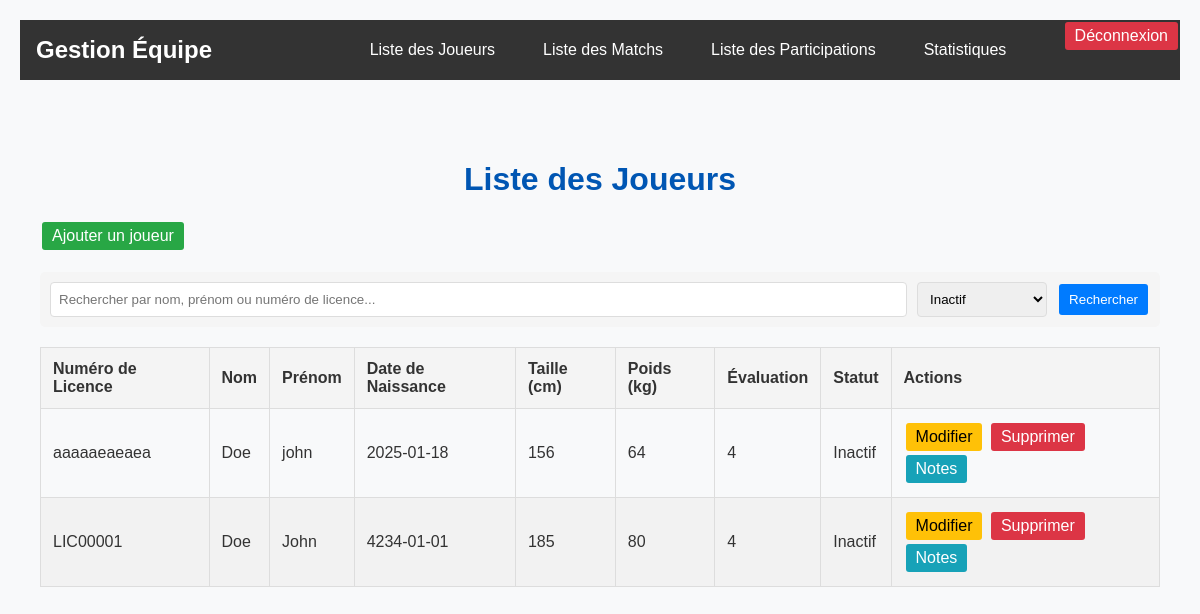
The app's page /vue/listeJoueurs.php?statut=Inactif with its own data.
### tables this page shows
CREATE TABLE `joueur` (
  `numero_de_licence` varchar(50) NOT NULL,
  `nom` varchar(50) DEFAULT NULL,
  `prenom` varchar(50) DEFAULT NULL,
  `date_naissance` date DEFAULT NULL,
  `taille` decimal(15,0) DEFAULT NULL,
  `poids` decimal(15,0) DEFAULT NULL,
  `evaluation` decimal(1,0) DEFAULT NULL,
  `statut` varchar(8) DEFAULT NULL
);

### controleur/joueurControleur.php (called while the page is built, shortened)
<?php
require_once '../modele/joueurModel.php';
function afficherListeJoueurs() {
    $search = isset($_GET['search']) ? htmlspecialchars($_GET['search']) : '';
    $statut = isset($_GET['statut']) ? htmlspecialchars($_GET['statut']) : '';
    return getJoueurs($search, $statut);
}
?>

### modele/joueurModel.php (called while the page is built, shortened)
<?php
require_once '../config/bd.php';
function getJoueurs($search = '', $statut = '') {
    global $linkpdo;
    try {
        $sql = "SELECT DISTINCT j.* FROM joueur j WHERE 1=1";
        $params = [];
        if (!empty($statut)) {
            $sql .= " AND j.statut = :statut";
            $params[':statut'] = $statut;
        }
        $sql .= " ORDER BY j.nom, j.prenom";
        $requete = $linkpdo->prepare($sql);
        $requete->execute($params);
        return $requete->fetchAll(PDO::FETCH_ASSOC);
    } catch (PDOException $e) {
        error_log($e->getMessage());
        return [];
    }
}
?>

### vue/listeJoueurs.php (the view, shortened to what this page needs)
<?php
require_once '../controleur/joueurControleur.php';
$joueurs = afficherListeJoueurs();
$search = isset($_GET['search']) ? htmlspecialchars($_GET['search']) : '';
$statut = isset($_GET['statut']) ? htmlspecialchars($_GET['statut']) : '';
include "header.php";
?>
<!DOCTYPE html>
<html lang="fr">
<head>
    <link rel="stylesheet" href="./css/style.css">
</head>
<body>
    <div class="container">
        <h1>Liste des Joueurs</h1>
        <div style="margin: 20px 0;">
            <a href="ajouterJoueur.php" class="button" style="background: #28a745; color: white;">Ajouter un joueur</a>
        </div>
        <div class="search-box">
            <form method="GET" action="">
                <input
                    type="text"
                    name="search"
                    placeholder="Rechercher par nom, prénom ou numéro de licence..."
                    value="<?php echo $search; ?>"
                >
                <select name="statut">
                    <option value="Inactif" <?php echo $statut === 'Inactif' ? 'selected' : ''; ?>>Inactif</option>
                </select>
                <button type="submit" class="button search-btn">Rechercher</button>
            </form>
        </div>
        <table>
            <thead>
                <tr>
                    <th>Numéro de Licence</th>
                    <th>Nom</th>
                    <th>Prénom</th>
                    <th>Date de Naissance</th>
                    <th>Taille (cm)</th>
                    <th>Poids (kg)</th>
                    <th>Évaluation</th>
                    <th>Statut</th>
                    <th>Actions</th>
                </tr>
            </thead>
            <tbody>
                <?php if ($joueurs): ?>
                    <?php foreach ($joueurs as $joueur): ?>
                        <tr>
                            <td><?php echo htmlspecialchars($joueur['numero_de_licence']); ?></td>
                            <td><?php echo htmlspecialchars($joueur['nom']); ?></td>
                            <td><?php echo htmlspecialchars($joueur['prenom']); ?></td>
                            <td><?php echo htmlspecialchars($joueur['date_naissance']); ?></td>
                            <td><?php echo htmlspecialchars($joueur['taille']); ?></td>
                            <td><?php echo htmlspecialchars($joueur['poids']); ?></td>
                            <td><?php echo htmlspecialchars($joueur['evaluation']); ?></td>
                            <td><?php echo htmlspecialchars($joueur['statut']); ?></td>
                            <td>
                                <a href="modifierJoueur.php?id=<?php echo urlencode($joueur['numero_de_licence']); ?>"
                                   class="button edit-btn">Modifier</a>
                                <a href="supprimerJoueur.php?id=<?php echo urlencode($joueur['numero_de_licence']); ?>"
                                   class="button delete-btn"
                                   onclick="return confirm('Êtes-vous sûr de vouloir supprimer ce joueur ?');">Supprimer</a>
                                <a href="voirNotes.php?id=<?php echo urlencode($joueur['numero_de_licence']); ?>"
                                   class="button note-btn" style="background: #17a2b8; color: white;">Notes</a>
                            </td>
                        </tr>
                    <?php endforeach; ?>
                <?php else: ?>
                    <tr>
                        <td colspan="9">Aucun joueur trouvé</td>
                    </tr>
                <?php endif; ?>
            </tbody>
        </table>
    </div>
</body>
</html>

### vue/css/style.css (style rules this page uses)
body { font-family: Arial, sans-serif; margin: 20px; padding: 0; background-color: #f8f9fa; color: #333; }
h1 { text-align: center; color: #0056b3; }
table { width: 100%; border-collapse: collapse; margin-top: 20px; }
th, td { border: 1px solid #ddd; padding: 8px; text-align: left; }
th { background-color: #f4f4f4; color: #333; font-weight: bold; }
tr:nth-child(even) { background-color: #f2f2f2; }
.container { padding: 20px; max-width: 1200px; margin: 0 auto; }
.button { padding: 0.5rem 1rem; border-radius: 4px; text-decoration: none; border: none; cursor: pointer; transition: background-color 0.3s; }
.search-btn { background: #007bff; color: white; }
th, td { padding: 12px; text-align: left; border-bottom: 1px solid #ddd; }
th { background-color: #f4f4f4; }
.search-box { margin: 20px 0; }
.search-box form { display: flex; gap: 10px; }
.search-box input, .search-box select { padding: 8px; border: 1px solid #ddd; border-radius: 4px; }
.search-box input { flex: 1; }
.search-box { margin: 20px 0; padding: 10px; background: #f5f5f5; border-radius: 5px; }
.button { padding: 5px 10px; margin: 2px; border: none; border-radius: 3px; cursor: pointer; text-decoration: none; display: inline-block; }
.edit-btn { background: #ffc107; color: black; }
.delete-btn { background: #dc3545; color: white; }
.container { padding-top: 60px; }
.note-btn { background: #17a2b8; color: white; margin-right: 5px; }

### records on screen
joueur: numero_de_licence "aaaaaeaeaea", nom "Doe", prenom "john", date_naissance "2025-01-18", taille "156", poids "64", evaluation "4", statut "Inactif"
joueur: numero_de_licence "LIC00001", nom "Doe", prenom "John", date_naissance "4234-01-01", taille "185", poids "80", evaluation "4", statut "Inactif"
